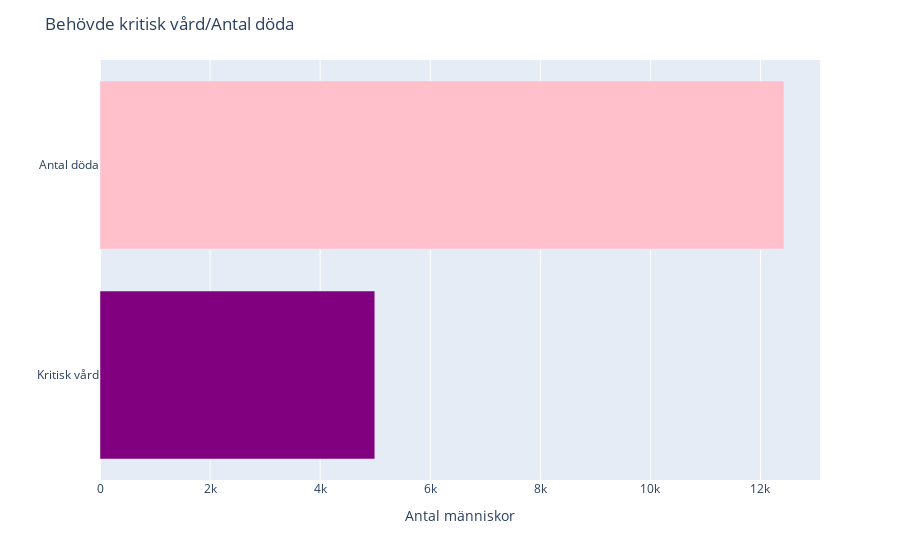

Notebook code cell kept with this figure:
### Code cell
import pandas as pd
import plotly.express as px

#Läser in filen som behövs
ålder_df = pd.read_csv("National_Total_Deaths_by_Age_Group.csv")

antal = [ålder_df["Total_ICU_Admissions"].sum(), ålder_df["Total_Deaths"].sum()]
labels = ["Kritisk vård", "Antal döda"] 
fig = px.bar(ålder_df, x=antal, y=labels) #Skapar ett stapeldiagram där x-axeln är antalet människor och y-axeln är de som dött och de som behövde kritisk vård
fig.update_layout(
    title="Behövde kritisk vård/Antal döda", #Ger grafen en titel
    xaxis_title="Antal människor", #Ger x-axeln ett namn
    yaxis_title = "" #Tar bort y-axelns namn
)
fig.update_traces(
    marker_color=["purple", "pink"] #Ändrar staplarnas färger
    )
fig.show()

### Figure 1 — Plotly figure (JSON) as saved in the notebook; plotly's stock layout.template omitted (floating-point values rounded to 4 significant figures)
{"data": [{"alignmentgroup": "True", "hovertemplate": "x=%{x}<br>y=%{y}<extra></extra>", "legendgroup": "", "marker": {"color": ["purple", "pink"]}, "name": "", "offsetgroup": "", "orientation": "h", "showlegend": false, "textposition": "auto", "type": "bar", "x": [4993, 12428], "xaxis": "x", "y": ["Kritisk vård", "Antal döda"], "yaxis": "y"}], "layout": {"barmode": "relative", "legend": {"tracegroupgap": 0}, "margin": {"t": 60}, "title": {"text": "Behövde kritisk vård/Antal döda"}, "xaxis": {"anchor": "y", "domain": [0, 1], "title": {"text": "Antal människor"}}, "yaxis": {"anchor": "x", "domain": [0, 1], "title": {"text": ""}}}}
